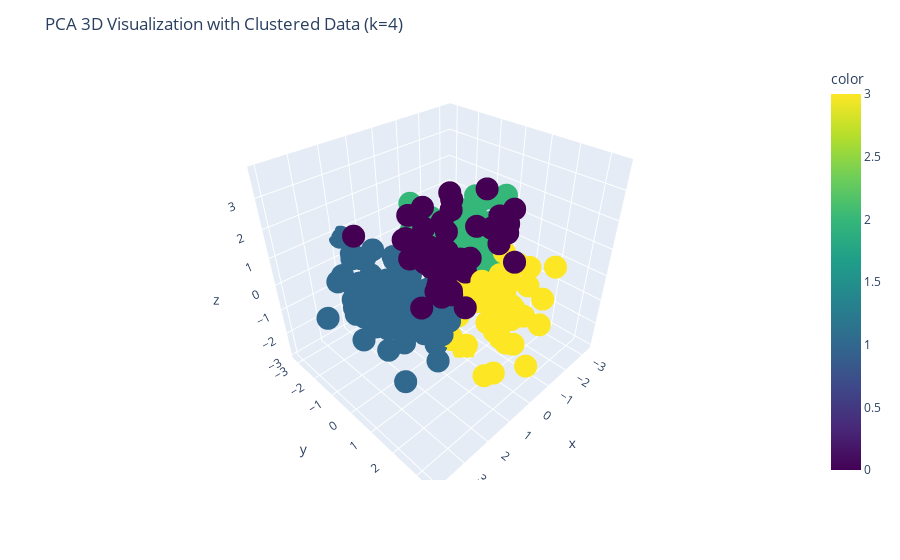

This figure's notebook cell:
### Code cell
# Visualization of PCA 3D and Clustered Data using plotly
fig = px.scatter_3d(x=pca_result[:, 0], y=pca_result[:, 1], z=pca_result[:, 2],
                    color=kmeans_labels, color_continuous_scale='viridis')
fig.update_layout(title='PCA 3D Visualization with Clustered Data (k={})'.format(num_clusters))
fig.show()

### Figure 1 — Plotly figure (JSON) as saved in the notebook; plotly's stock layout.template omitted (floating-point values rounded to 4 significant figures; data arrays with more than 128 entries replaced by an {"elided": "..."} marker saying what was removed)
{"data": [{"hovertemplate": "x=%{x}<br>y=%{y}<br>z=%{z}<br>color=%{marker.color}<extra></extra>", "legendgroup": "", "marker": {"color": {"elided": "294 int values"}, "coloraxis": "coloraxis", "symbol": "circle"}, "mode": "markers", "name": "", "scene": "scene", "showlegend": false, "type": "scatter3d", "x": {"elided": "294 float values"}, "y": {"elided": "294 float values"}, "z": {"elided": "294 float values"}}], "layout": {"coloraxis": {"colorbar": {"title": {"text": "color"}}, "colorscale": [[0, "#440154"], [0.1111, "#482878"], [0.2222, "#3e4989"], [0.3333, "#31688e"], [0.4444, "#26828e"], [0.5556, "#1f9e89"], [0.6667, "#35b779"], [0.7778, "#6ece58"], [0.8889, "#b5de2b"], [1, "#fde725"]]}, "legend": {"tracegroupgap": 0}, "margin": {"t": 60}, "scene": {"domain": {"x": [0, 1], "y": [0, 1]}, "xaxis": {"title": {"text": "x"}}, "yaxis": {"title": {"text": "y"}}, "zaxis": {"title": {"text": "z"}}}, "title": {"text": "PCA 3D Visualization with Clustered Data (k=4)"}}}
